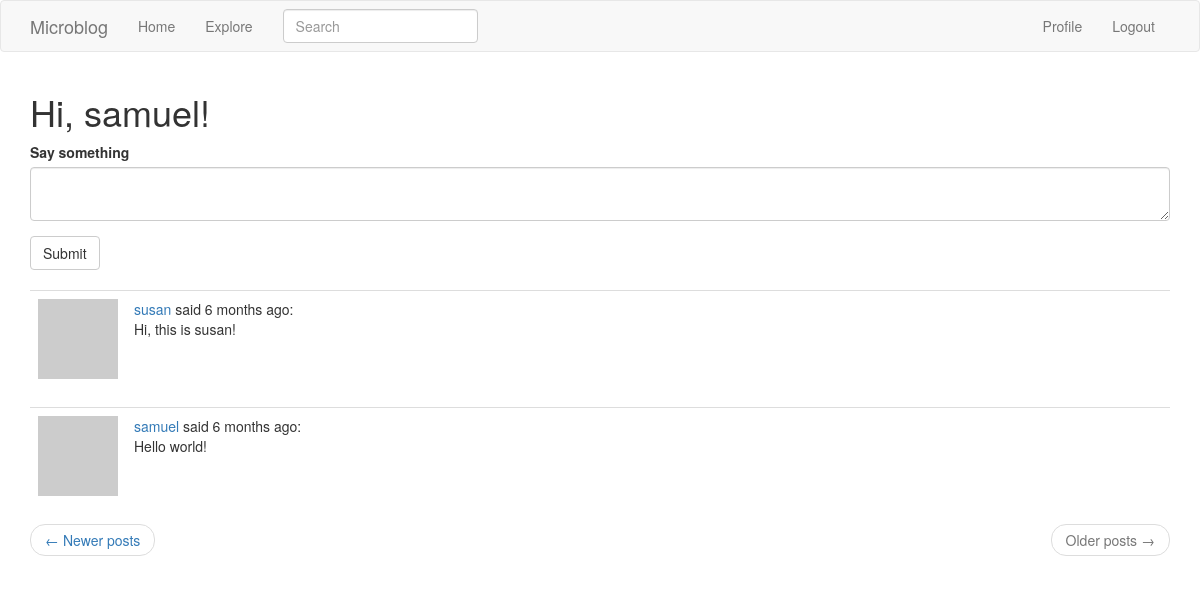
Screenshot of /index?page=3 (signed in) with the database file from the repository.
### app/models.py (models this page shows, shortened)
class User(UserMixin, db.Model):
    id = db.Column(db.Integer, primary_key=True)
    username = db.Column(db.String(64), index=True, unique=True)
    email = db.Column(db.String(120), index=True, unique=True)
    password_hash = db.Column(db.String(128))
    posts = db.relationship('Post', backref='author', lazy='dynamic')
    about_me = db.Column(db.String(140))
    last_seen = db.Column(db.DateTime, default=datetime.utcnow)
    followed = db.relationship(
        'User', secondary=followers,
        primaryjoin=(followers.c.follower_id == id),
        secondaryjoin=(followers.c.followed_id == id),
        backref=db.backref('followers', lazy='dynamic'), lazy='dynamic')
    def avatar(self, size):
        digest = md5(self.email.lower().encode('utf-8')).hexdigest()
        return 'https://www.gravatar.com/avatar/{}?d=identicon&s={}'.format(digest, size)
    def followed_posts(self):
        followed = Post.query.join(
            followers, (followers.c.followed_id == Post.user_id)).filter(
                followers.c.follower_id == self.id)
        own = Post.query.filter_by(user_id=self.id)
        return followed.union(own).order_by(Post.timestamp.desc())

class SearchableMixin(object):
    @classmethod
    def before_commit(cls, session):
        session._changes = {
            'add': list(session.new),
            'update': list(session.dirty),
            'delete': list(session.deleted)
        }
    @classmethod
    def after_commit(cls, session):
        for obj in session._changes['add']:
            if isinstance(obj, SearchableMixin):
                add_to_index(obj.__tablename__, obj)
        for obj in session._changes['update']:
            if isinstance(obj, SearchableMixin):
                add_to_index(obj.__tablename__, obj)
        for obj in session._changes['delete']:
            if isinstance(obj, SearchableMixin):
                remove_from_index(obj.__tablename__, obj)
        session._changes = None

class Post(SearchableMixin, db.Model):
    id = db.Column(db.Integer, primary_key=True)
    body = db.Column(db.String(140))
    timestamp = db.Column(db.DateTime, index=True, default=datetime.utcnow)
    user_id = db.Column(db.Integer, db.ForeignKey('user.id'))
    language = db.Column(db.String(5))
    __searchable__ = ['body']  # indicate which fields are to be indexed

### app/main/routes.py (the view, shortened to what this page needs)
@bp.route('/', methods=['GET', 'POST'])
@bp.route('/index', methods=['GET', 'POST'])
@login_required
def index():
    form = PostForm()
    page = request.args.get('page', 1, type=int)
    posts=current_user.followed_posts().paginate(page, current_app.config['POSTS_PER_PAGE'], False)
    next_url = url_for('main.index', page=posts.next_num) if posts.has_next else None
    prev_url = url_for('main.index', page=posts.prev_num) if posts.has_prev else None
    return render_template('index.html', title='Home', form=form, posts=posts.items, next_url=next_url, prev_url=prev_url)

### app/main/forms.py
class SearchForm(FlaskForm):
    q = StringField('Search', validators=[DataRequired()])
    def __init__(self, *args, **kwargs):
        if 'formdata' not in kwargs:
            kwargs['formdata'] = request.args
        if 'csrf_enabled' not in kwargs:
            kwargs['csrf_enabled'] = False
        super(SearchForm, self).__init__(*args, **kwargs)

class PostForm(FlaskForm):
    post = TextAreaField('Say something', validators=[
        DataRequired(), Length(min=1, max=140)])
    submit = SubmitField('Submit')

### app/main/routes.py (called while the page is built)
@bp.before_app_request
def before_request():
    if current_user.is_authenticated:
        current_user.last_seen = datetime.utcnow()
        db.session.commit()
        g.search_form = SearchForm()

### app/models.py (called while the page is built)
@login.user_loader
def load_user(id):
    return User.query.get(int(id))

### app/templates/index.html
{% extends "base.html" %}
{% import 'bootstrap/wtf.html' as wtf %}
{% block app_content %}
  <h1>Hi, {{ current_user.username }}!</h1>
  {% if form %}
  {{ wtf.quick_form(form) }}
  <br>
  {% endif %}
  {% for post in posts %}
    {% include '_post.html' %}
  {% endfor %}
  {% include '_pager.html' %}
{% endblock %}

### app/templates/_post.html (shortened to what this page needs)
<table class="table table-hover">
  <tr>
    <td width="70px">
      <a href="{{ url_for('main.user', username=post.author.username) }}">
        <img src="{{ post.author.avatar(70) }}" alt="">
      </a>
    </td>
    <td>
      <span class="user_popup">
        <a href="{{ url_for('main.user', username=post.author.username) }}">
          {{ post.author.username }}
        </a>
      </span>
      said {{ moment(post.timestamp).fromNow() }}: <br>
      <span id="post{{ post.id }}">{{ post.body }}</span>
    </td>
  </tr>
</table>

### rows the page displays
User: username "samuel"
Post: author.username "susan", timestamp "6 months ago", body "Hi, this is susan!"
Post: author.username "samuel", timestamp "6 months ago", body "Hello world!"
